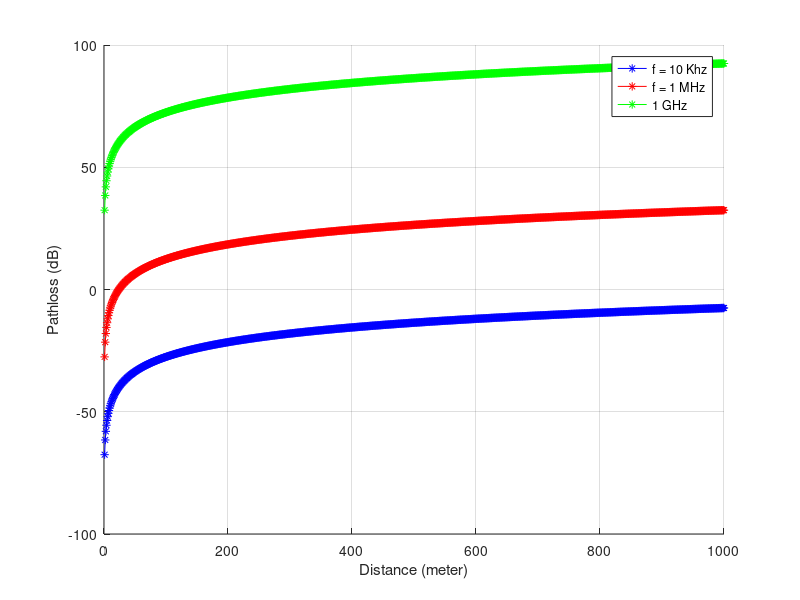

Write the MATLAB code that produced this figure. (Note: this script raises an error after producing the figure.)
clc;
clear all;
close all;
 
c = 3e8; 
Const = 20*log10(4*pi/c);

f1 = 10000; % 10khz
f2 = 1e6; % 1MHz;
f3 = 1e9; % 1GHz;

d = 1:1000;
FSPL_1 = 20*log10(f1.*d) + Const;
FSPL_2 = 20*log10(f2.*d) + Const;
FSPL_3 = 20*log10(f3.*d) + Const;

% for d = 1:1000   
%     FSPL(d) = 20*log10(f*d) + Const;    
%     d_(d) = d;
% end

figure(1); grid on; hold on;
plot(d, FSPL_1, '-*b');
plot(d, FSPL_2, '-*r');
plot(d, FSPL_3, '-*g');
xlabel('Distance (meter)');
ylabel('Pathloss (dB)');
Ax = legend('f = 10 Khz', 'f = 1 MHz', '1 GHz'); 
Ax.FontSize = 14;